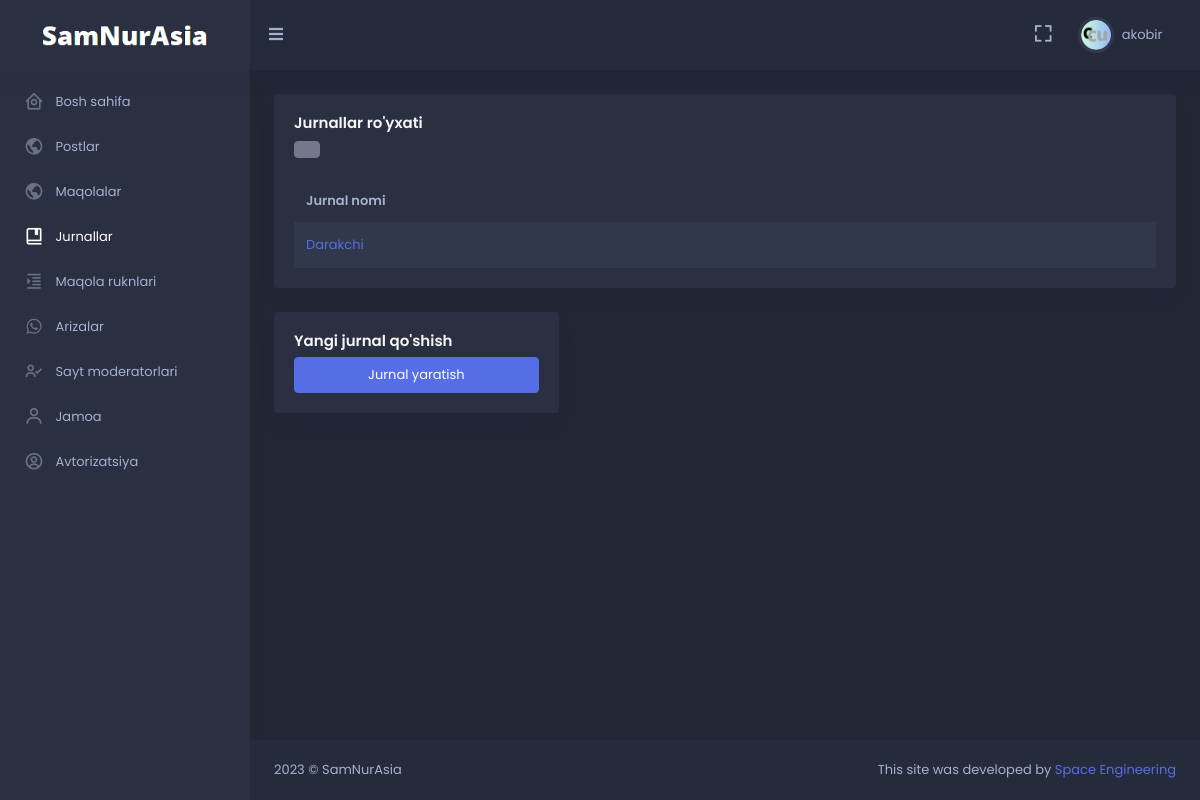
Page /moderator/journal/all (signed in) on the committed database.
### moderator/models.py (models this page shows, shortened)
class User(AbstractUser):
    image = models.ImageField(null=True, blank=True, upload_to='images/avatar')
    dark_mode = models.BooleanField(default=False)
    class Meta:
        verbose_name = 'User'
        verbose_name_plural = '1. Userlar'

### articles/models.py (models this page shows, shortened)
class Journal(models.Model):
    name = models.CharField(max_length=150)
    class Meta:
        verbose_name = 'Jurnal'
        verbose_name_plural = '2. Jurnallar'

### moderator/decorator.py (the view)
    def wrapper_func(request, *args, **kwargs):
        if Moderator.get_moderator_or_None(request=request) is not None:
            return func(request, *args, **kwargs)
        else:
            raise Http404()

### moderator/decorator.py (called while the page is built)
def moderator_only(func):
    def wrapper_func(request, *args, **kwargs):
        if Moderator.get_moderator_or_None(request=request) is not None:
            return func(request, *args, **kwargs)
        else:
            raise Http404()
    return wrapper_func

### moderator/models.py (called while the page is built)
    def get_moderator_or_None(request: WSGIRequest):
        if not request.user.is_authenticated:
            return None
        user = request.user
        if not (user.is_active and user.is_staff):
            return None
        try:
            moderator = Moderator.objects.get(user_id=user.pk)
            return moderator
        except:
            return None

### moderator/views.py (called while the page is built)
@login_required(login_url='login')
@moderator_only
def journal_all(request: WSGIRequest):
    data = Journal.objects.all()
    return render(request, 'moderator/journal_all.html', {
        'data': data,
    })

### templates/moderator/journal_all.html (shortened to what this page needs)
{% extends 'moderator/base.html' %}
{% load static %}
{% block head_static %}
<link href="{% static 'skote/assets/libs/admin-resources/rwd-table/rwd-table.min.css' %}" rel="stylesheet" type="text/css"/>
{% endblock %}
{% block content %}
<div class="row">
    <div class="col-12">
        <div class="card">
            <div class="card-body">
                <h4 class="card-title"> Jurnallar ro'yxati </h4>
                <div class="table-rep-plugin">
                    <div class="table-responsive mb-0" data-pattern="priority-columns">
                        <table id="tech-companies-1" class="table table-striped">
                            <thead>
                            <tr>
                                <th> Jurnal nomi</th>
                            </tr>
                            </thead>
                            <tbody>
                                {% for i in data %}
                                    <tr>
                                        <td>
                                            <a href="{% url 'journal_update' i.pk %}">
                                                {{i.name}}
                                            </a>
                                        </td>
                                    </tr>
                                {% endfor %}
                            </tbody>
                        </table>
                    </div>
                </div>
            </div>
        </div>
    </div>
</div>
<div class="row">
    <div class="col-lg-4">
        <div class="card card-body">
            <h4 class="card-title"> Yangi jurnal qo'shish </h4>
            <a href="{% url 'journal_create' %}" class="btn btn-primary waves-effect waves-light"> Jurnal yaratish </a>
        </div>
    </div>
</div>
{% endblock %}

### templates/moderator/base.html (shortened to what this page needs)
<!doctype html> {% load static %}
<html lang="en">
<head>
    <link href="{% static 'skote/assets/css/bootstrap.min.css' %}" id="bootstrap-style" rel="stylesheet"
        type="text/css" />
    <link href="{% static 'skote/assets/css/icons.min.css' %}" rel="stylesheet" type="text/css" />
    <link href="{% static 'skote/assets/css/app.min.css' %}" id="app-style" rel="stylesheet" type="text/css" />
    {% block head_static %}{% endblock %}
</head>
{% if user.dark_mode == True %}
<body data-sidebar="dark" data-layout-mode="dark">
    {% else %}
<body data-sidebar="light" data-layout-mode="light">
        {% endif %}
        <div id="layout-wrapper">
            <header id="page-topbar">
                <div class="navbar-header">
                    <div class="d-flex">
                        <div class="navbar-brand-box">
                            <a href="#" class="logo logo-light" style="pointer-events: none;">
                                <span class="logo-lg">
                                    <img src="{% static 'image/dark.png' %}" alt="" height="22">
                                </span>
                            </a>
                        </div>
                        <button type="button" class="btn btn-sm px-3 font-size-16 header-item waves-effect"
                            id="vertical-menu-btn">
                            <i class="fa fa-fw fa-bars"></i>
                        </button>
                    </div>
                    <div class="d-flex">
                        <div class="dropdown d-none d-lg-inline-block ms-1">
                            <button type="button" class="btn header-item noti-icon waves-effect"
                                data-bs-toggle="fullscreen">
                                <i class="bx bx-fullscreen"></i>
                            </button>
                        </div>
                        <div class="dropdown d-inline-block">
                            <button type="button" class="btn header-item waves-effect" id="page-header-user-dropdown"
                                data-bs-toggle="dropdown" aria-haspopup="true" aria-expanded="false">
                                <img class="rounded-circle header-profile-user"
                                    src="{% if user.image %}{{user.image.url}}{% else %}{% static 'skote/assets/images/users/avatar_default.png' %}{% endif %}"
                                    alt="Header Avatar">
                                <span class="d-none d-xl-inline-block ms-1" key="t-henry">{{ user.username }}</span>
                                <i class="mdi mdi-chevron-down d-none d-xl-inline-block"></i>
                            </button>
                        </div>
                    </div>
                </div>
            </header>
            <div class="vertical-menu">
                <div data-simplebar class="h-100">
                    <div id="sidebar-menu">
                        <ul class="metismenu list-unstyled" id="side-menu">
                            <li>
                                <a href="{% url 'dashboard' %}" >
                                    <i class="bx bx-home-circle"></i>
                                    <span key="t-dashboards"> Bosh sahifa </span>
                                </a>
                            </li>
                            <li>
                                <a href="{% url 'all_posts' %}">
                                    <i class="bx bx-world"></i>
                                    <span key="t-dashboards"> Postlar </span>
                                </a>
                            </li>
                            <li>
                                <a href="{% url 'all_article' %}">
                                    <i class="bx bx-world"></i>
                                    <span key="t-dashboards"> Maqolalar </span>
                                </a>
                            </li>
                            <li>
                                <a href="{% url 'journal_all' %}">
                                    <i class="bx bx-book-bookmark"></i>
                                    <span key="t-dashboards"> Jurnallar </span>
                                </a>
                            </li>
                            <li>
                                <a href="{% url 'article_col_all' %}" class="waves-effect">
                                    <i class="bx bx-right-indent"></i>
                                    <span key="t-chat"> Maqola ruknlari </span>
                                </a>
                            </li>
                            <li>
                                <a href="{% url 'petition_all' %}" class="waves-effect">
                                    <i class="bx bxl-whatsapp"></i>
                                    <span key="t-file-manager">Arizalar</span>
                                </a>
                            </li>
                            <li>
                                <a href="{% url 'moderator_all' %}" class="waves-effect">
                                    <i class="bx bx-user-check"></i>
                                    <span key="t-file-manager">Sayt moderatorlari</span>
                                </a>
                            </li>
                            <li>
                                <a href="{% url 'team_all' %}" class="waves-effect">
                                    <i class="bx bx-user"></i>
                                    <span key="t-file-manager"> Jamoa </span>
                                </a>
                            </li>
                            <li>
                                <a href="#" class="has-arrow waves-effect">
                                    <i class="bx bx-user-circle"></i>
                                    <span key="t-ecommerce">Avtorizatsiya</span>
                                </a>
                            </li>
                        </ul>
                    </div>
                </div>
            </div>
            <div class="main-content">
                <div class="page-content">
                    <div class="container-fluid">
                        {% block content %}{% endblock %}
                    </div>
                </div>
                <footer class="footer">
                    <div class="container-fluid">
                        <div class="row">
                            <div class="col-sm-6">
                                <script>document.write(new Date().getFullYear())</script> © SamNurAsia
                            </div>
                            <div class="col-sm-6">
                                <div class="text-sm-end d-none d-sm-block">
                                    This site was developed by <a href="#">Space Engineering</a>
                                </div>
                            </div>
                        </div>
                    </div>
                </footer>
            </div>
        </div>
    </body>
</html>

### rows in the picture
User: image (picture), username "akobir"
Journal: name "Darakchi"
